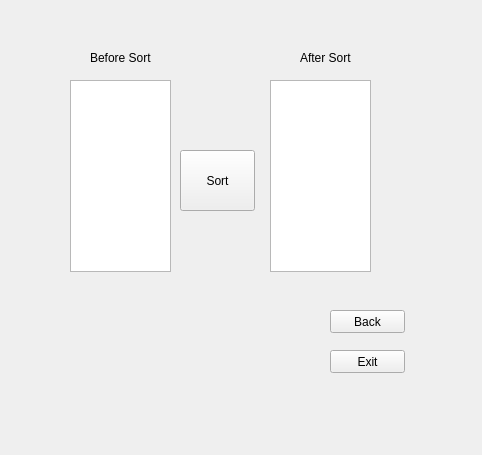
<?xml version="1.0" encoding="UTF-8"?>
<ui version="4.0">
 <class>Bubble</class>
 <widget class="QWidget" name="Bubble">
  <property name="geometry">
   <rect>
    <x>0</x>
    <y>0</y>
    <width>482</width>
    <height>455</height>
   </rect>
  </property>
  <property name="windowTitle">
   <string>Form</string>
  </property>
  <widget class="QListWidget" name="listWidget">
   <property name="geometry">
    <rect>
     <x>70</x>
     <y>80</y>
     <width>101</width>
     <height>192</height>
    </rect>
   </property>
  </widget>
  <widget class="QLabel" name="label_2">
   <property name="geometry">
    <rect>
     <x>300</x>
     <y>50</y>
     <width>61</width>
     <height>16</height>
    </rect>
   </property>
   <property name="text">
    <string>After Sort</string>
   </property>
  </widget>
  <widget class="QPushButton" name="pushButton_3">
   <property name="geometry">
    <rect>
     <x>330</x>
     <y>350</y>
     <width>75</width>
     <height>23</height>
    </rect>
   </property>
   <property name="text">
    <string>Exit</string>
   </property>
  </widget>
  <widget class="QLabel" name="label">
   <property name="geometry">
    <rect>
     <x>90</x>
     <y>50</y>
     <width>61</width>
     <height>16</height>
    </rect>
   </property>
   <property name="text">
    <string>Before Sort</string>
   </property>
  </widget>
  <widget class="QPushButton" name="pushButton_2">
   <property name="geometry">
    <rect>
     <x>330</x>
     <y>310</y>
     <width>75</width>
     <height>23</height>
    </rect>
   </property>
   <property name="text">
    <string>Back</string>
   </property>
  </widget>
  <widget class="QListWidget" name="listWidget_2">
   <property name="geometry">
    <rect>
     <x>270</x>
     <y>80</y>
     <width>101</width>
     <height>192</height>
    </rect>
   </property>
  </widget>
  <widget class="QPushButton" name="pushButton">
   <property name="geometry">
    <rect>
     <x>180</x>
     <y>150</y>
     <width>75</width>
     <height>61</height>
    </rect>
   </property>
   <property name="text">
    <string>Sort</string>
   </property>
  </widget>
 </widget>
 <resources/>
 <connections/>
</ui>
